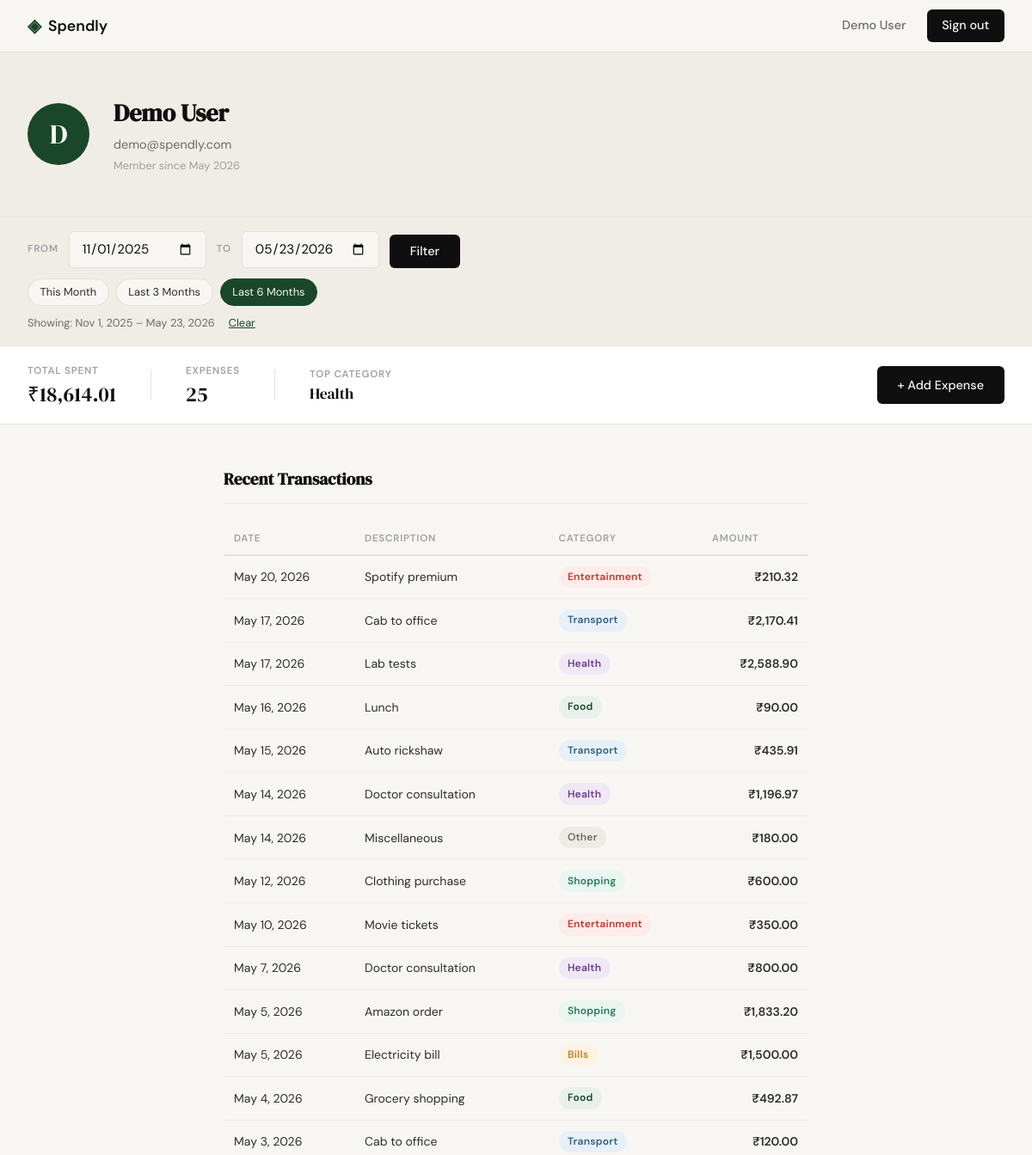
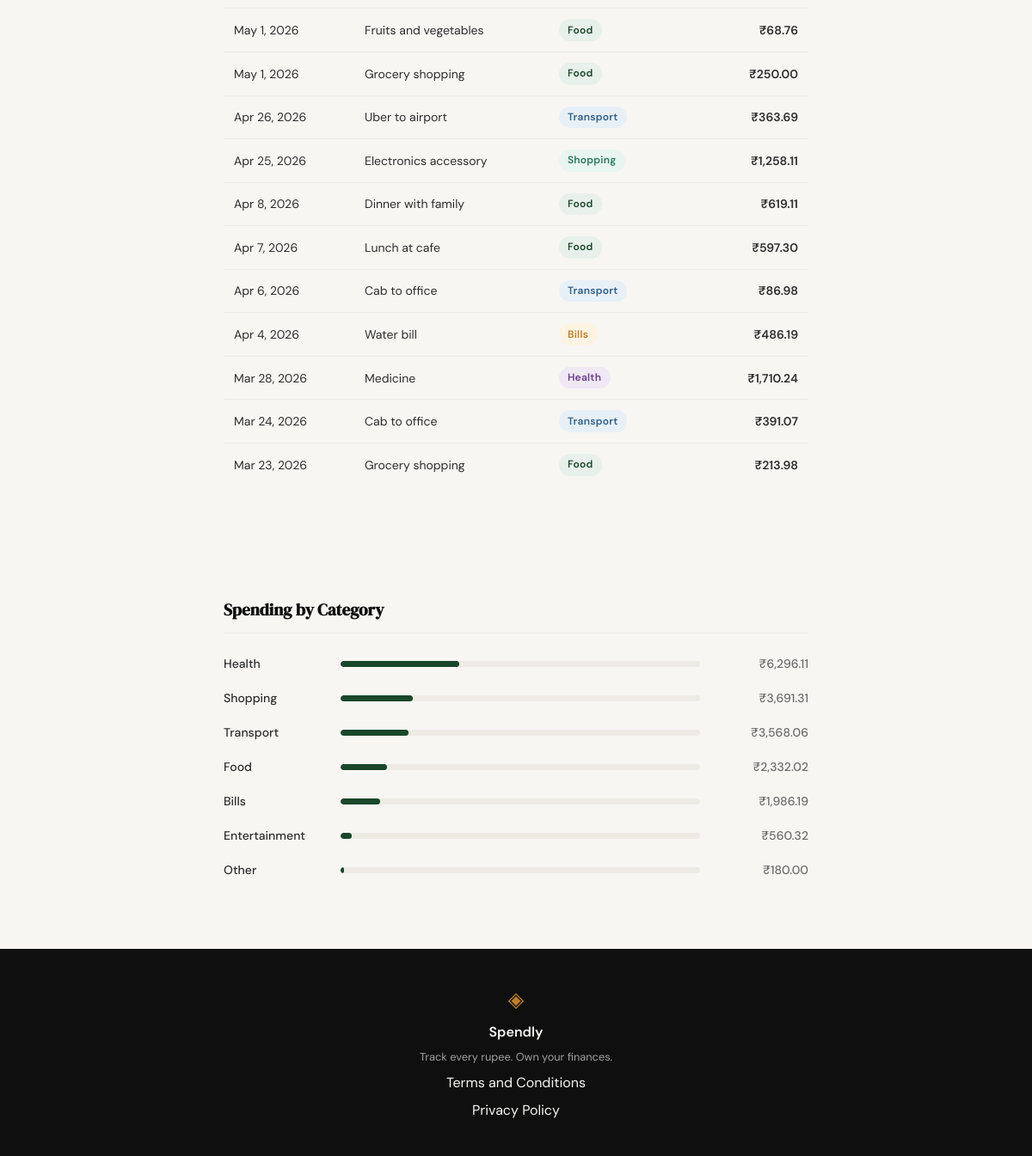
The page /profile?start=2025-11-01&end=2026-05-23 (signed in) on the database its author committed (2 pictures, top to bottom).
### tables this page shows
CREATE TABLE users (
            id            INTEGER PRIMARY KEY AUTOINCREMENT,
            name          TEXT    NOT NULL,
            email         TEXT    UNIQUE NOT NULL,
            password_hash TEXT    NOT NULL,
            created_at    TEXT    DEFAULT (datetime('now'))
        );

CREATE TABLE expenses (
            id          INTEGER PRIMARY KEY AUTOINCREMENT,
            user_id     INTEGER NOT NULL REFERENCES users(id),
            amount      REAL    NOT NULL,
            category    TEXT    NOT NULL,
            date        TEXT    NOT NULL,
            description TEXT,
            created_at  TEXT    DEFAULT (datetime('now'))
        );

### app.py (the view)
@app.route("/profile")
def profile():
    if not session.get("user_id"):
        return redirect(url_for("login"))
    user_id = session["user_id"]
    user    = get_user_by_id(user_id)
    start = request.args.get("start")
    end   = request.args.get("end")
    if start:
        try:
            datetime.strptime(start, "%Y-%m-%d")
        except ValueError:
            start = None
    if end:
        try:
            datetime.strptime(end, "%Y-%m-%d")
        except ValueError:
            end = None
    tx_limit = 1000 if (start or end) else 5
    filter_label = None
    if start or end:
        parts = [_fmt_date(start) if start else "beginning",
                 _fmt_date(end)   if end   else "today"]
        filter_label = f"{parts[0]} – {parts[1]}"
    today = datetime.today()
    today_str = today.strftime("%Y-%m-%d")
    presets = [
        ("This Month",    today.replace(day=1).strftime("%Y-%m-%d"), today_str),
        ("Last 3 Months", _first_of_month_n_ago(today, 3),          today_str),
        ("Last 6 Months", _first_of_month_n_ago(today, 6),          today_str),
    ]
    stats        = get_summary_stats(user_id, start_date=start, end_date=end)
    transactions = get_recent_transactions(user_id, limit=tx_limit, start_date=start, end_date=end)
    breakdown    = get_category_breakdown(user_id, start_date=start, end_date=end)
    return render_template(
        "profile.html",
        user=user,
        stats=stats,
        transactions=transactions,
        breakdown=breakdown,
        fmt_date=_fmt_date,
        start=start,
        end=end,
        filter_label=filter_label,
        presets=presets,
    )

### app.py (called while the page is built)
def _fmt_date(iso):
    try:
        d = datetime.strptime(iso, "%Y-%m-%d")
        return f"{d.strftime('%b')} {d.day}, {d.year}"
    except Exception:
        return iso

def _first_of_month_n_ago(dt, n):
    m = dt.month - n
    y = dt.year
    if m < 1:
        m += 12
        y -= 1
    return f"{y:04d}-{m:02d}-01"

### database/db.py (called while the page is built)
def get_db():
    conn = sqlite3.connect(DB_PATH)
    conn.row_factory = sqlite3.Row
    conn.execute("PRAGMA foreign_keys = ON")
    return conn

### database/queries.py (called while the page is built)
def get_user_by_id(user_id):
    conn = get_db()
    try:
        row = conn.execute(
            "SELECT name, email, created_at FROM users WHERE id = ?",
            (user_id,),
        ).fetchone()
        if row is None:
            return None
        try:
            dt = datetime.fromisoformat(row["created_at"])
            member_since = dt.strftime("%B %Y")
        except Exception:
            member_since = row["created_at"]
        return {"name": row["name"], "email": row["email"], "member_since": member_since}
    finally:
        conn.close()

def get_recent_transactions(user_id, limit=10, start_date=None, end_date=None):
    conn = get_db()
    try:
        conditions = ["user_id = ?"]
        params = [user_id]
        if start_date:
            conditions.append("date >= ?")
            params.append(start_date)
        if end_date:
            conditions.append("date <= ?")
            params.append(end_date)
        params.append(limit)
        where_clause = " AND ".join(conditions)
        rows = conn.execute(
            f"SELECT date, description, category, amount"
            f" FROM expenses WHERE {where_clause}"
            f" ORDER BY date DESC, id DESC LIMIT ?",
            tuple(params),
        ).fetchall()
        return [dict(r) for r in rows]
    finally:
        conn.close()

### templates/profile.html (shortened to what this page needs)
{% extends "base.html" %}
{% block head %}
<link rel="stylesheet" href="{{ url_for('static', filename='css/profile.css') }}">
{% endblock %}
{% block content %}
<div class="profile-page">
    <div class="profile-header">
        <div class="profile-header-inner">
            <div class="profile-avatar">{{ user["name"][0].upper() }}</div>
            <div class="profile-meta">
                <h1 class="profile-name">{{ user["name"] }}</h1>
                <p class="profile-email">{{ user["email"] }}</p>
                <p class="profile-since">Member since {{ user.member_since }}</p>
            </div>
        </div>
    </div>
    <div class="filter-bar">
        <form class="filter-form" method="GET" action="{{ url_for('profile') }}">
            <div class="filter-fields">
                <label class="filter-label-text" for="start">From</label>
                <input class="form-input filter-input" type="date" id="start" name="start"
                       value="{{ start or '' }}">
                <label class="filter-label-text" for="end">To</label>
                <input class="form-input filter-input" type="date" id="end" name="end"
                       value="{{ end or '' }}">
                <button class="btn-primary filter-btn" type="submit">Filter</button>
            </div>
            <div class="filter-presets">
                {% for label, pstart, pend in presets %}
                <a class="filter-preset{% if start == pstart and end == pend %} filter-preset--active{% endif %}"
                   href="{{ url_for('profile', start=pstart, end=pend) }}">{{ label }}</a>
                {% endfor %}
            </div>
            {% if filter_label %}
            <div class="filter-active">
                <span class="filter-active-label">Showing: {{ filter_label }}</span>
                <a class="filter-clear" href="{{ url_for('profile') }}">Clear</a>
            </div>
            {% endif %}
        </form>
    </div>
    <div class="profile-stats">
        <div class="profile-stats-inner">
            <div class="stat-card">
                <span class="stat-label">Total Spent</span>
                <span class="stat-value">₹{{ "{:,.2f}".format(stats.total_spent) }}</span>
            </div>
            <div class="stat-card">
                <span class="stat-label">Expenses</span>
                <span class="stat-value">{{ stats.transaction_count }}</span>
            </div>
            <div class="stat-card">
                <span class="stat-label">Top Category</span>
                <span class="stat-value stat-value--sm">{{ stats.top_category }}</span>
            </div>
            <div class="stat-cta">
                <a href="{{ url_for('add_expense') }}" class="btn-primary">+ Add Expense</a>
            </div>
        </div>
    </div>
    <div class="profile-body">
        <div class="profile-body-inner">
            <h2 class="section-title">Recent Transactions</h2>
            {% if transactions %}
            <div class="transactions-wrap">
                <table class="transactions-table">
                    <thead>
                        <tr>
                            <th>Date</th>
                            <th>Description</th>
                            <th>Category</th>
                            <th class="col-amount">Amount</th>
                        </tr>
                    </thead>
                    <tbody>
                        {% for e in transactions %}
                        <tr>
                            <td class="col-date">{{ fmt_date(e["date"]) }}</td>
                            <td class="col-desc">{{ e["description"] or "—" }}</td>
                            <td>
                                <span class="badge badge--{{ e['category'] | lower | replace(' ', '-') }}">
                                    {{ e["category"] }}
                                </span>
                            </td>
                            <td class="col-amount">₹{{ "{:,.2f}".format(e["amount"]) }}</td>
                        </tr>
                        {% endfor %}
                    </tbody>
                </table>
            </div>
            {% else %}
            <p class="no-expenses">No transactions yet.</p>
            {% endif %}
        </div>
    </div>
    <div class="profile-body">
        <div class="profile-body-inner">
            <h2 class="section-title">Spending by Category</h2>
            {% if breakdown %}
                <div class="category-list">
                    {% for item in breakdown %}
                    <div class="category-row">
                        <div class="category-name">{{ item.name }}</div>
                        <div class="category-bar-track">
                            <div class="category-bar-fill"
                                 style="width: {{ item.pct }}%"></div>
                        </div>
                        <div class="category-amount">₹{{ "{:,.2f}".format(item.amount) }}</div>
                    </div>
                    {% endfor %}
                </div>
            {% else %}
                <p class="no-expenses">
                    No expenses recorded yet.
                    <a href="{{ url_for('add_expense') }}">Add your first one.</a>
                </p>
            {% endif %}
        </div>
    </div>
</div>
{% endblock %}

### templates/base.html (shortened to what this page needs)
<!DOCTYPE html>
<html lang="en">
<head>
    <link rel="stylesheet" href="{{ url_for('static', filename='css/style.css') }}">
    {% block head %}{% endblock %}
</head>
<body>
    <nav class="navbar">
        <div class="nav-inner">
            <a href="{{ url_for('landing') }}" class="nav-brand">
                <span class="brand-icon">◈</span>
                <span class="brand-name">Spendly</span>
            </a>
            <div class="nav-links">
                {% if session.get("user_id") %}
                <a href="{{ url_for('profile') }}">{{ session.get("user_name", "Profile") }}</a>
                <a href="{{ url_for('logout') }}" class="nav-cta">Sign out</a>
                {% else %}
                <a href="{{ url_for('login') }}">Sign in</a>
                <a href="{{ url_for('register') }}" class="nav-cta">Get started</a>
                {% endif %}
            </div>
        </div>
    </nav>
    <main class="main-content">
        {% block content %}{% endblock %}
    </main>
    <footer class="footer">
        <div class="footer-inner">
            <span class="brand-icon">◈</span>
            <span class="footer-name">Spendly</span>
            <p class="footer-copy">Track every rupee. Own your finances.</p>
            <a href="/terms">Terms and Conditions</a>
            <a href="/privacy">Privacy Policy</a>
        </div>
    </footer>
</body>
</html>

### static/css/style.css (style rules this page uses)
:root { --ink: #0f0f0f; --ink-soft: #2d2d2d; --ink-muted: #6b6b6b; --ink-faint: #a0a0a0; --paper: #f7f6f3; --paper-warm: #f0ede6; --paper-card: #ffffff; --accent: #1a472a; --accent-light: #e8f0eb; --accent-2: #c17f24; --accent-2-light: #fdf3e3; --danger: #c0392b; --danger-light: #fdecea; --border: #e4e1da; --border-soft: #eeebe4; --font-display: 'DM Serif Display', Georgia, serif; --font-body: 'DM Sans', system-ui, sans-serif; --max-width: 1200px; --auth-width: 440px; --radius-sm: 6px; --radius-md: 12px; --radius-lg: 20px; }
*, *::before, *::after { box-sizing: border-box; margin: 0; padding: 0; }
html { font-size: 16px; scroll-behavior: smooth; }
body { background: var(--paper); color: var(--ink); font-family: var(--font-body); font-size: 1rem; line-height: 1.6; -webkit-font-smoothing: antialiased; }
a { color: inherit; text-decoration: none; }
.navbar { position: sticky; top: 0; z-index: 100; background: var(--paper); border-bottom: 1px solid var(--border); padding: 0 2rem; }
.nav-inner { max-width: var(--max-width); margin: 0 auto; height: 60px; display: flex; align-items: center; justify-content: space-between; }
.nav-brand { display: flex; align-items: center; gap: 0.5rem; font-family: var(--font-body); font-weight: 600; font-size: 1.1rem; color: var(--ink); }
.brand-icon { color: var(--accent); font-size: 1.3rem; }
.brand-name { color: var(--ink); }
.nav-links { display: flex; align-items: center; gap: 1.5rem; font-size: 0.9rem; font-weight: 500; }
.nav-links a { color: var(--ink-muted); transition: color 0.2s; }
.nav-cta { background: var(--ink) !important; color: var(--paper) !important; padding: 0.45rem 1.1rem; border-radius: var(--radius-sm); transition: background 0.2s !important; }
.main-content { min-height: calc(100vh - 60px - 100px); }
.btn-primary { display: inline-block; background: var(--ink); color: var(--paper); padding: 0.65rem 1.5rem; border-radius: var(--radius-sm); font-family: var(--font-body); font-size: 0.9rem; font-weight: 500; cursor: pointer; border: none; transition: background 0.2s; text-decoration: none; }
.form-input { width: 100%; padding: 0.6rem 0.875rem; border: 1px solid var(--border); border-radius: var(--radius-sm); font-family: var(--font-body); font-size: 0.95rem; color: var(--ink); background: var(--paper); outline: none; transition: border-color 0.2s; }
.form-input::placeholder { color: var(--ink-faint); }
.footer { background: var(--ink); color: var(--paper); padding: 2.5rem 2rem; text-align: center; }
.footer-inner { display: flex; flex-direction: column; align-items: center; gap: 0.4rem; }
.footer .brand-icon { color: var(--accent-2); font-size: 1.5rem; }
.footer-name { font-weight: 600; font-size: 1rem; }
.footer-copy { font-size: 0.8rem; color: var(--ink-faint); }

### rows shown on the page
users: get "Demo User", name "D", name "Demo User", email "demo@spendly.com"
expenses: date "May 20, 2026", description "Spotify premium", category "Entertainment", amount "210.32"
expenses: date "May 17, 2026", description "Cab to office", category "Transport", amount "2,170.41"
expenses: date "May 17, 2026", description "Lab tests", category "Health", amount "2,588.90"
expenses: date "May 16, 2026", description "Lunch", category "Food", amount "90.00"
expenses: date "May 15, 2026", description "Auto rickshaw", category "Transport", amount "435.91"
expenses: date "May 14, 2026", description "Doctor consultation", category "Health", amount "1,196.97"
expenses: date "May 14, 2026", description "Miscellaneous", category "Other", amount "180.00", name "Other", {{ item.pct }} 1 (drawn)
expenses: date "May 12, 2026", description "Clothing purchase", category "Shopping", amount "600.00"
expenses: date "May 10, 2026", description "Movie tickets", category "Entertainment", amount "350.00"
expenses: date "May 7, 2026", description "Doctor consultation", category "Health", amount "800.00"
expenses: date "May 5, 2026", description "Amazon order", category "Shopping", amount "1,833.20"
expenses: date "May 5, 2026", description "Electricity bill", category "Bills", amount "1,500.00"
expenses: date "May 4, 2026", description "Grocery shopping", category "Food", amount "492.87"
expenses: date "May 3, 2026", description "Cab to office", category "Transport", amount "120.00"
expenses: date "May 1, 2026", description "Fruits and vegetables", category "Food", amount "68.76"
expenses: date "May 1, 2026", description "Grocery shopping", category "Food", amount "250.00"
expenses: date "Apr 26, 2026", description "Uber to airport", category "Transport", amount "363.69"
expenses: date "Apr 25, 2026", description "Electronics accessory", category "Shopping", amount "1,258.11"
expenses: date "Apr 8, 2026", description "Dinner with family", category "Food", amount "619.11"
expenses: date "Apr 7, 2026", description "Lunch at cafe", category "Food", amount "597.30"
expenses: date "Apr 6, 2026", description "Cab to office", category "Transport", amount "86.98"
expenses: date "Apr 4, 2026", description "Water bill", category "Bills", amount "486.19"
expenses: date "Mar 28, 2026", description "Medicine", category "Health", amount "1,710.24"
expenses: date "Mar 24, 2026", description "Cab to office", category "Transport", amount "391.07"
expenses: date "Mar 23, 2026", description "Grocery shopping", category "Food", amount "213.98"

### other values the page prints
{{ user.member_since }} "May 2026"
{{ label }} "This Month" "Last 3 Months" "Last 6 Months"
{{ filter_label }} "Nov 1, 2025 – May 23, 2026"
{{ "{:,.2f}".format(stats.total_spent) }} "18,614.01"
{{ stats.transaction_count }} "25"
{{ stats.top_category }} "Health"
{{ item.name }} "Health" "Shopping" "Transport" "Food" "Bills" "Entertainment"
{{ "{:,.2f}".format(item.amount) }} "6,296.11" "3,691.31" "3,568.06" "2,332.02" "1,986.19" "560.32"
